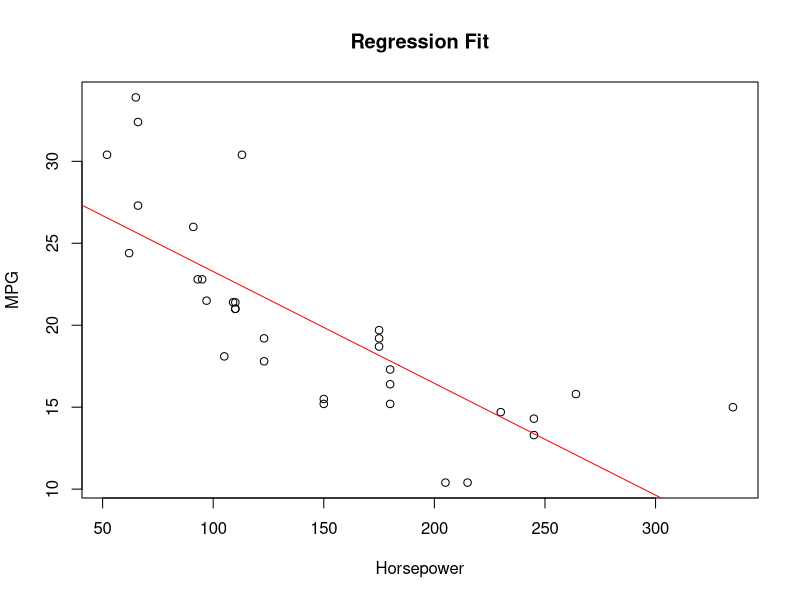

Reproduce this figure in R.
# Example 1: Simple Linear Regression

data(cars)
model <- lm(dist ~ speed, data= cars)
summary(model)


# Example 2: Multiple Linear Regression

data(mtcars)
model <- lm(mpg ~ hp + wt, data = mtcars)
summary(model)

# Example 3: Visualizing Model Fit
plot(mtcars$hp, mtcars$mpg, main="Regression Fit", xlab="Horsepower", ylab="MPG")
abline(lm(mpg ~ hp, data=mtcars), col="red")
